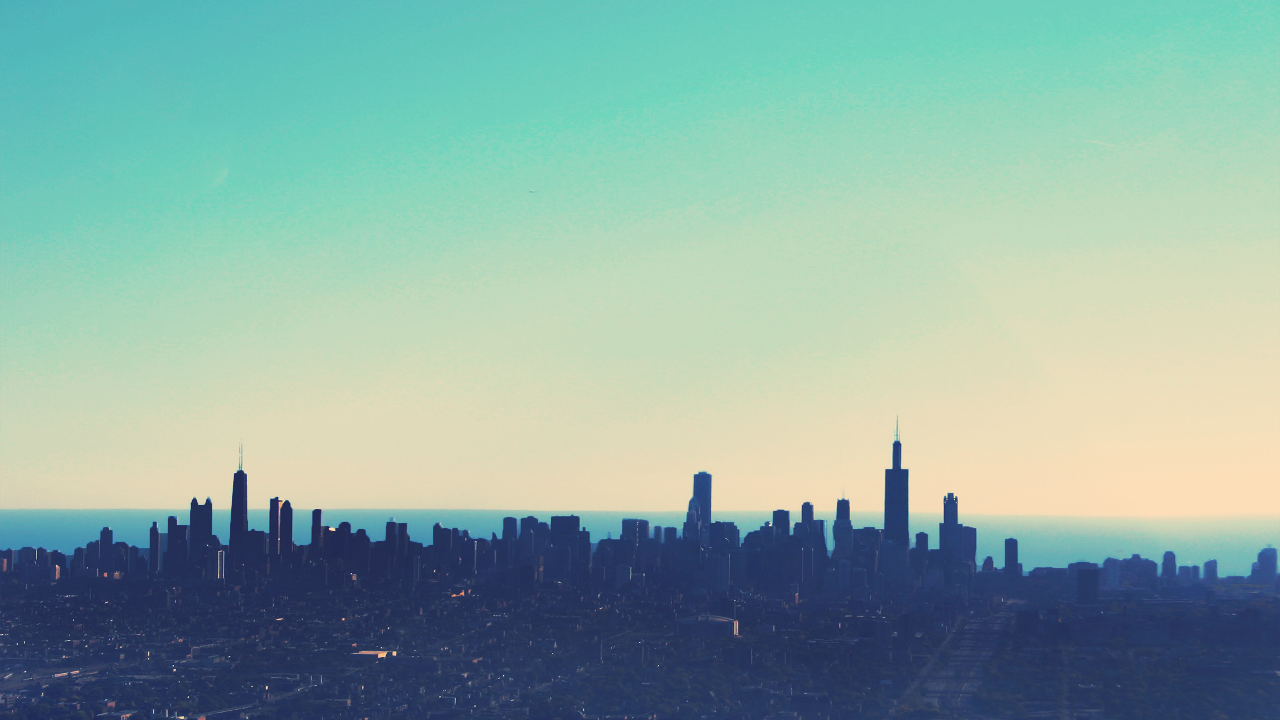
#> input picture RGB.png, 2560 x 1440 px (shown at 1/2 size)
$ python -i '5_1️⃣_Histogram.py'   (imports and definitions only)
#> lines starting #> are read from the running program, lines starting #| are printed output that depends on the picture
# Package / Library
import streamlit as st
import numpy as np
import cv2
import FUNCTIONS as func
import matplotlib.pyplot as plt

# MAIN PAGE
# [70 lines left out: functions main, set_page, tab, histogram, not called in this run]

def histogram_equalization(img):
    # Colors
    colors = ('r','g','b')

    # Convert Image from RGB to YCrCb
    img_yuv = cv2.cvtColor(img, cv2.COLOR_RGB2YCrCb)
#> img_yuv: shape (1440, 2560, 3); mean of channels 0, 1, 2 160.7, 111.6, 129.6

    # Equalize the histogram of the Y channel
    img_yuv[:,:,0] = cv2.equalizeHist(img_yuv[:,:,0])
#> img_yuv: shape (1440, 2560, 3); mean of channels 0, 1, 2 129.2, 111.6, 129.6

    # Convert the YUV image back to RGB format
    img_output = cv2.cvtColor(img_yuv, cv2.COLOR_YCrCb2RGB)
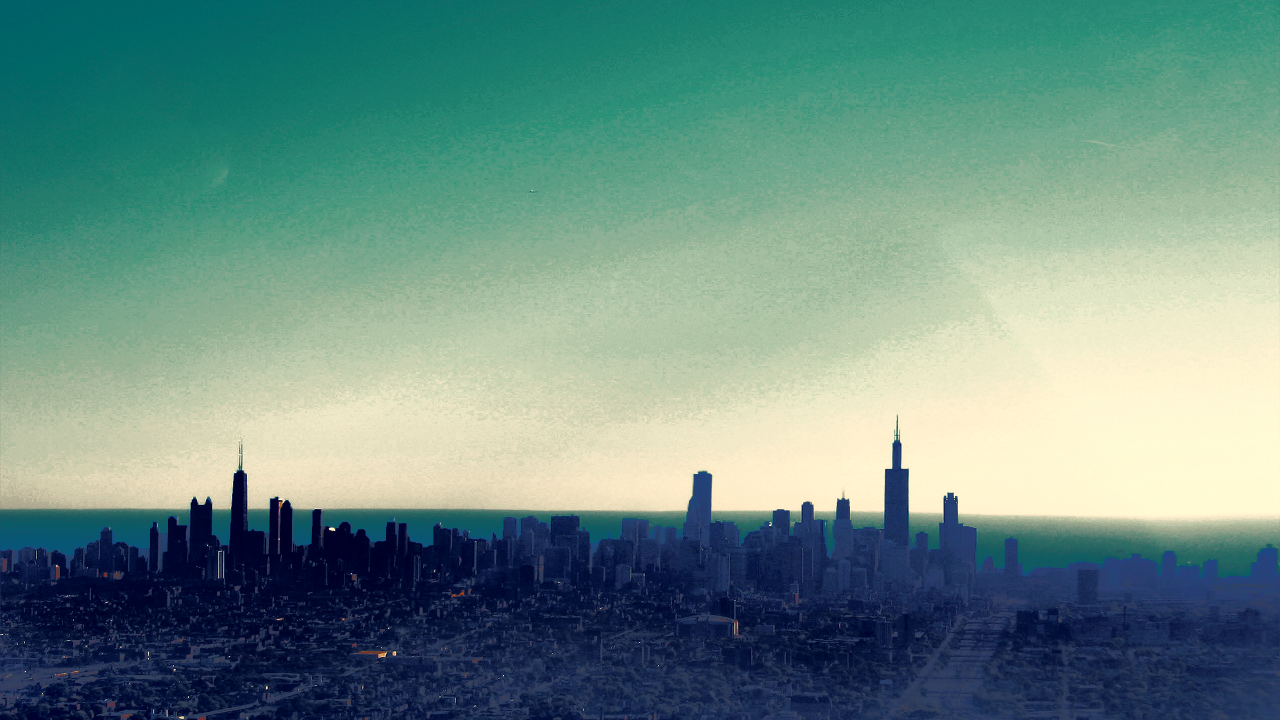
#> img_output: shape (1440, 2560, 3) (shown at 1/2 size); mean R, G, B 105.7, 140.3, 132

    # Show Image
#> (the run stopped early here; a loop or call above may not have finished)
